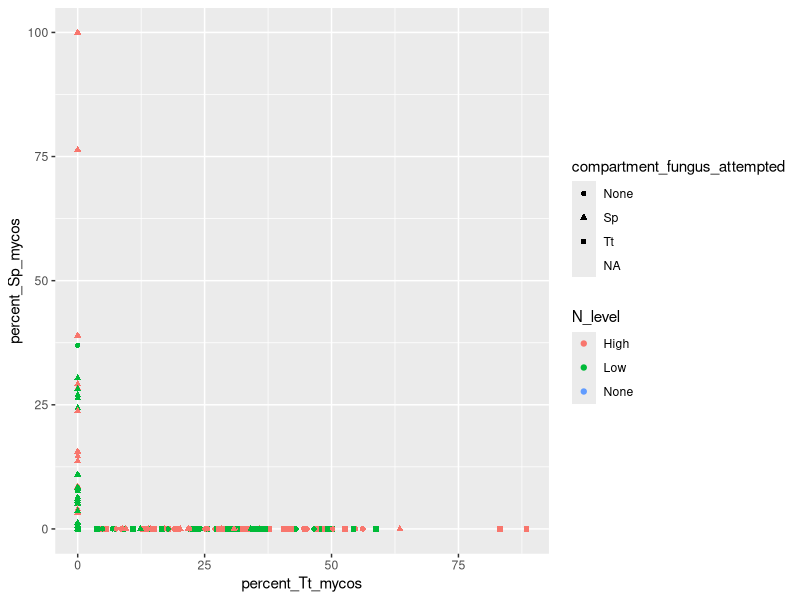

Write the R code that produced this figure.
# FC -- analyzing percent colonization of each fungus by compartment

library(tidyverse)
library(cowplot)
library(lme4)
library(lmerTest)

granular_data = read_csv("processeddata/granular_mass_and_colonization_data_by_compartment.csv")

ggplot(data = granular_data) +
  geom_point(aes(x = percent_Tt_mycos,
                 y = percent_Sp_mycos,
                 color = N_level,
                 shape = compartment_fungus_attempted))

granular_data$compartment_fungus == "Mixed"
